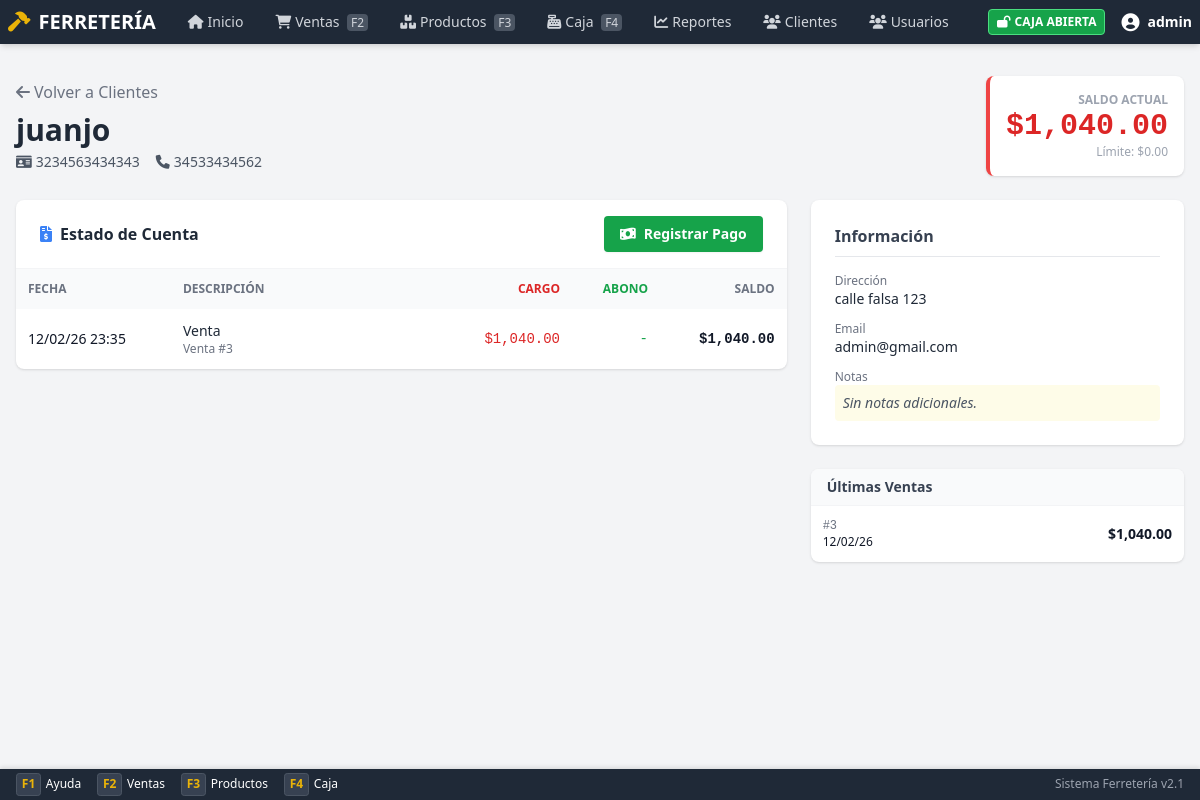
/public/client_details.php?id=1 (signed in), run on an earlier commit of the app's database.
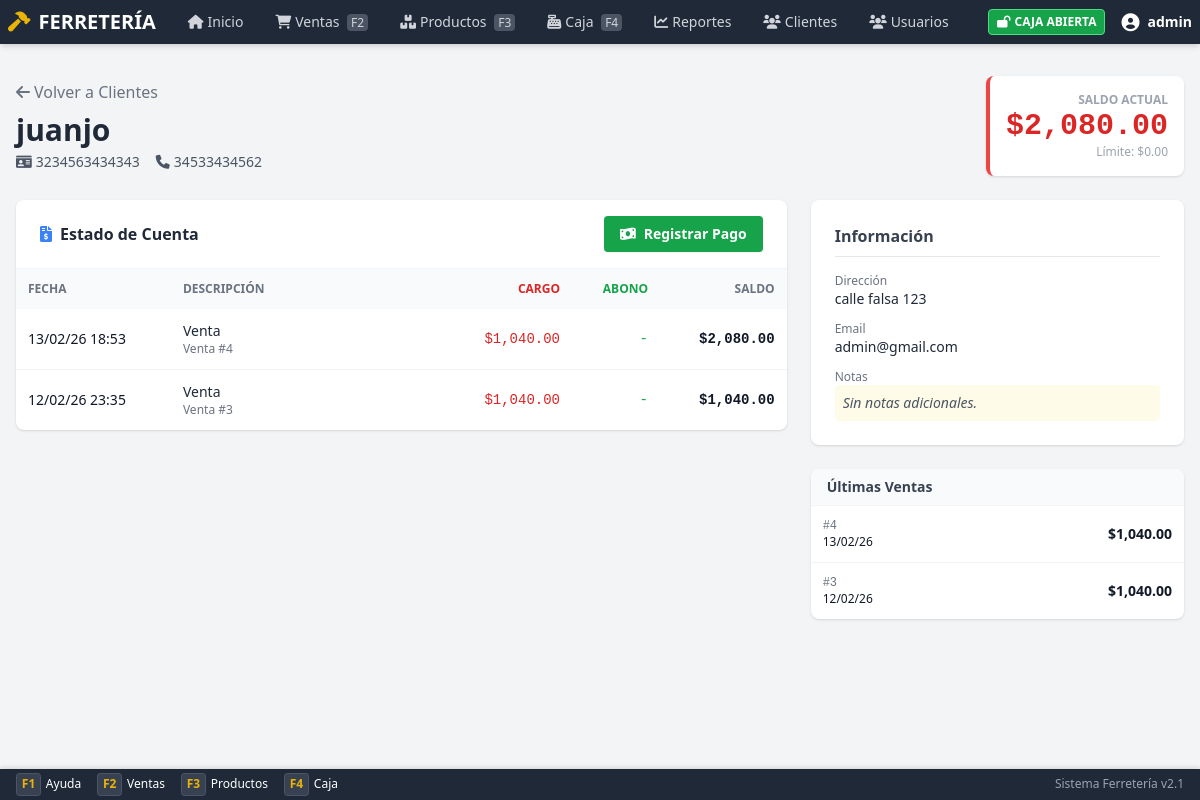
And on a later commit of the database.
### tables this page shows
CREATE TABLE `clientes` (
  `id` int(11) NOT NULL,
  `nombre` varchar(150) NOT NULL,
  `documento` varchar(20) DEFAULT NULL,
  `tipo_documento` enum('DNI','CUIT','CUIL','Pasaporte') DEFAULT 'DNI',
  `telefono` varchar(50) DEFAULT NULL,
  `email` varchar(100) DEFAULT NULL,
  `direccion` text DEFAULT NULL,
  `ciudad` varchar(100) DEFAULT NULL,
  `provincia` varchar(100) DEFAULT NULL,
  `codigo_postal` varchar(20) DEFAULT NULL,
  `saldo_cuenta_corriente` decimal(10,2) DEFAULT 0.00,
  `limite_credito` decimal(10,2) DEFAULT 0.00,
  `notas` text DEFAULT NULL,
  `activo` tinyint(1) DEFAULT 1,
  `created_at` timestamp NOT NULL DEFAULT current_timestamp(),
  `updated_at` timestamp NOT NULL DEFAULT current_timestamp() ON UPDATE current_timestamp()
);

CREATE TABLE `cuenta_corriente_movimientos` (
  `id` int(11) NOT NULL,
  `cliente_id` int(11) NOT NULL,
  `tipo` enum('venta','pago','ajuste_debito','ajuste_credito') NOT NULL,
  `monto` decimal(10,2) NOT NULL,
  `saldo_historico` decimal(10,2) NOT NULL DEFAULT 0.00,
  `referencia_id` int(11) DEFAULT NULL,
  `descripcion` text DEFAULT NULL,
  `usuario_id` int(11) NOT NULL,
  `fecha` timestamp NOT NULL DEFAULT current_timestamp()
);

CREATE TABLE `ventas` (
  `id` int(11) NOT NULL,
  `usuario_id` int(11) NOT NULL,
  `cliente_id` int(11) DEFAULT NULL,
  `total` decimal(10,2) NOT NULL DEFAULT 0.00,
  `subtotal` decimal(10,2) DEFAULT 0.00,
  `descuento_porcentaje` decimal(5,2) DEFAULT 0.00,
  `descuento_monto` decimal(10,2) DEFAULT 0.00,
  `monto_pagado` decimal(10,2) DEFAULT 0.00,
  `cambio` decimal(10,2) DEFAULT 0.00,
  `metodo_pago` enum('efectivo','tarjeta_debito','tarjeta_credito','transferencia','cuenta_corriente','otro') DEFAULT 'efectivo',
  `metodo_pago_secundario` varchar(50) DEFAULT NULL,
  `monto_pago_secundario` decimal(10,2) DEFAULT 0.00,
  `estado` enum('completada','pendiente','cancelada') DEFAULT 'completada',
  `notas` text DEFAULT NULL,
  `fecha` timestamp NOT NULL DEFAULT current_timestamp(),
  `created_at` timestamp NOT NULL DEFAULT current_timestamp(),
  `updated_at` timestamp NOT NULL DEFAULT current_timestamp() ON UPDATE current_timestamp()
);

### app/Core/Database.php (called while the page is built, shortened)
<?php
class Database
{
    private static $instance = null;
    private $pdo;
    private function __construct()
    {
        try {
            $dsn = sprintf(
                "mysql:host=%s;dbname=%s;charset=%s",
                DB_HOST,
                DB_NAME,
                DB_CHARSET
            );
            $options = [
                PDO::ATTR_ERRMODE => PDO::ERRMODE_EXCEPTION,
                PDO::ATTR_DEFAULT_FETCH_MODE => PDO::FETCH_ASSOC,
                PDO::ATTR_EMULATE_PREPARES => false,
                PDO::MYSQL_ATTR_INIT_COMMAND => "SET NAMES " . DB_CHARSET
            ];
            $this->pdo = new PDO($dsn, DB_USER, DB_PASS, $options);
        } catch (PDOException $e) {
            Logger::error('Database connection failed', [
                'error' => $e->getMessage()
            ]);
            die('Error de conexión a la base de datos. Por favor contacte al administrador.');
        }
    }
    public static function getInstance()
    {
        if (self::$instance === null) {
            self::$instance = new self();
        }
        return self::$instance;
    }
    public function query($sql, $params = [])
    {
        try {
            $stmt = $this->pdo->prepare($sql);
            $stmt->execute($params);
            return $stmt;
        } catch (PDOException $e) {
            Logger::error('Database query failed', [
                'sql' => $sql,
                'error' => $e->getMessage()
            ]);
            throw $e;
        }
    }
    public function fetchOne($sql, $params = [])
    {
        $stmt = $this->query($sql, $params);
        return $stmt->fetch();
    }
    public function fetchAll($sql, $params = [])
    {
        $stmt = $this->query($sql, $params);
        return $stmt->fetchAll();
    }
}

### public/client_details.php (the view, shortened to what the changed rows need)
<?php
$id = isset($_GET['id']) ? intval($_GET['id']) : 0;
$db = Database::getInstance();
$cliente = $db->fetchOne("SELECT * FROM clientes WHERE id = ?", [$id]);
$movimientos = $db->fetchAll("SELECT * FROM cuenta_corriente_movimientos WHERE cliente_id = ? ORDER BY fecha DESC LIMIT 50", [$id]);
$ventas = $db->fetchAll("SELECT * FROM ventas WHERE cliente_id = ? ORDER BY fecha DESC LIMIT 10", [$id]);
?>
<!DOCTYPE html>
<html lang="es">
<head>
    <script src="assets/js/tailwindcss.js"></script>
    <link href="assets/css/fontawesome.min.css" rel="stylesheet">
</head>
<body class="bg-gray-100 flex flex-col min-h-screen pb-10">
    <?php include __DIR__ . '/../includes/nav.php'; ?>
    <div class="max-w-7xl mx-auto px-4 py-8 w-full flex-1">
        <div class="flex flex-col md:flex-row justify-between items-start md:items-center mb-6 gap-4">
            <div>
                <a href="clients.php" class="text-gray-500 hover:text-gray-700 mb-2 block"><i class="fas fa-arrow-left mr-1"></i>Volver a Clientes</a>
                <h1 class="text-3xl font-bold text-gray-800"><?php echo htmlspecialchars($cliente['nombre']); ?></h1>
                <div class="flex gap-4 text-sm text-gray-600 mt-1">
                    <span><i class="fas fa-id-card mr-1"></i><?php echo $cliente['documento']; ?></span>
                    <?php if($cliente['telefono']): ?><span><i class="fas fa-phone mr-1"></i><?php echo $cliente['telefono']; ?></span><?php endif; ?>
                </div>
            </div>
            <div class="bg-white p-4 rounded-lg shadow border-l-4 <?php echo $cliente['saldo_cuenta_corriente'] > 0 ? 'border-red-500' : 'border-green-500'; ?> flex flex-col items-end">
                <span class="text-xs uppercase font-bold text-gray-400">Saldo Actual</span>
                <span class="text-3xl font-mono font-bold <?php echo $cliente['saldo_cuenta_corriente'] > 0 ? 'text-red-600' : 'text-green-600'; ?>">
                    $<?php echo number_format($cliente['saldo_cuenta_corriente'], 2); ?>
                </span>
                <span class="text-xs text-gray-400">Límite: $<?php echo number_format($cliente['limite_credito'], 2); ?></span>
            </div>
        </div>
        <div class="grid grid-cols-1 lg:grid-cols-3 gap-6">
            <div class="lg:col-span-2">
                <div class="bg-white rounded-lg shadow mb-6">
                    <div class="px-6 py-4 border-b border-gray-100 flex justify-between items-center">
                        <h2 class="font-bold text-gray-800"><i class="fas fa-file-invoice-dollar mr-2 text-blue-500"></i>Estado de Cuenta</h2>
                    </div>
                    <div class="overflow-x-auto">
                        <table class="w-full text-left border-collapse">
                            <thead class="bg-gray-50 text-xs text-gray-500 uppercase">
                                <tr>
                                    <th class="p-3">Fecha</th>
                                    <th class="p-3">Descripción</th>
                                    <th class="p-3 text-right text-red-600">Cargo</th>
                                    <th class="p-3 text-right text-green-600">Abono</th>
                                    <th class="p-3 text-right">Saldo</th>
                                </tr>
                            </thead>
                            <tbody class="divide-y divide-gray-100 text-sm">
                                <?php foreach ($movimientos as $m): ?>
                                    <tr class="hover:bg-gray-50">
                                        <td class="p-3"><?php echo date('d/m/y H:i', strtotime($m['fecha'])); ?></td>
                                        <td class="p-3">
                                            <span class="font-medium <?php echo $m['tipo'] == 'venta' ? 'text-gray-800' : 'text-blue-600'; ?>">
                                                <?php echo ucfirst($m['tipo']); ?>
                                            </span>
                                            <div class="text-xs text-gray-500 truncate w-48" title="<?php echo htmlspecialchars($m['descripcion']); ?>">
                                                <?php echo htmlspecialchars($m['descripcion']); ?>
                                            </div>
                                        </td>
                                        <td class="p-3 text-right font-mono text-red-600">
                                            <?php echo ($m['tipo'] == 'venta' || $m['tipo'] == 'ajuste_debito') ? '$'.number_format($m['monto'], 2) : '-'; ?>
                                        </td>
                                        <td class="p-3 text-right font-mono text-green-600">
                                            <?php echo ($m['tipo'] == 'pago' || $m['tipo'] == 'ajuste_credito') ? '$'.number_format($m['monto'], 2) : '-'; ?>
                                        </td>
                                        <td class="p-3 text-right font-mono font-bold">
                                            $<?php echo number_format($m['saldo_historico'], 2); ?>
                                        </td>
                                    </tr>
                                <?php endforeach; ?>
                            </tbody>
                        </table>
                    </div>
                </div>
            </div>
            <div class="space-y-6">
                <div class="bg-white rounded-lg shadow p-6">
                    <div class="space-y-3 text-sm">
                        <div>
                            <span class="block text-xs text-gray-500">Dirección</span>
                            <span class="text-gray-800"><?php echo htmlspecialchars($cliente['direccion'] ?? '-'); ?></span>
                        </div>
                        <div>
                            <span class="block text-xs text-gray-500">Email</span>
                            <span class="text-gray-800"><?php echo htmlspecialchars($cliente['email'] ?? '-'); ?></span>
                        </div>
                        <div>
                            <span class="block text-xs text-gray-500">Notas</span>
                            <div class="bg-yellow-50 p-2 rounded text-gray-600 italic">
                                <?php echo htmlspecialchars($cliente['notas'] ?? 'Sin notas adicionales.'); ?>
                            </div>
                        </div>
                    </div>
                </div>
               <div class="bg-white rounded-lg shadow overflow-hidden">
                    <table class="w-full text-left text-sm">
                        <tbody class="divide-y divide-gray-100">
                            <?php foreach ($ventas as $v): ?>
                                <tr class="hover:bg-gray-50">
                                    <td class="p-3">
                                        <div class="font-mono text-xs text-gray-500">#<?php echo $v['id']; ?></div>
                                        <div class="text-xs"><?php echo date('d/m/y', strtotime($v['fecha'])); ?></div>
                                    </td>
                                    <td class="p-3 text-right font-bold">
                                        $<?php echo number_format($v['total'], 2); ?>
                                    </td>
                                </tr>
                            <?php endforeach; ?>
                        </tbody>
                    </table>
               </div>
            </div>
        </div>
    </div>
</body>
</html>

What changed in the data, as far as the page shows it:
changed clientes "juanjo": saldo_cuenta_corriente "1,040.00" → "2,080.00"
added cuenta_corriente_movimientos: fecha "13/02/26 18:53", tipo "Venta", descripcion "Venta #4", monto "1,040.00", saldo_historico "2,080.00"
added ventas: id "4", fecha "13/02/26", total "1,040.00"
